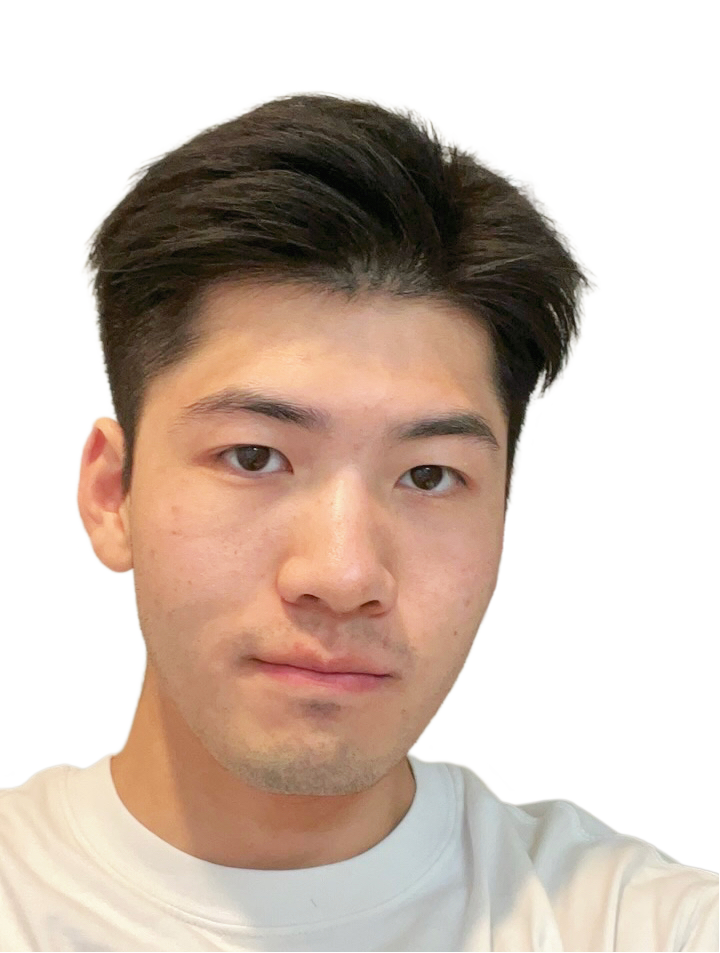
#> input picture public/images/IMG_0684.png, 720 x 953 px, given in place of IMG_0684.JPG, which was not available
$ python process.py   (older library calls are emulated)
#> lines starting #> are read from the running program, lines starting #| are printed output that depends on the picture; pictures that were not available may be replaced by others from this repository, and a replacement may not be noted
from PIL import Image

# 打开图片A（JPG）
image_a = Image.open('IMG_0684.JPG').convert('RGBA')
#> image_a is the input picture: PIL image 720x953 RGBA; mean R, G, B, A 174.4, 153.8, 133, 139.4

# 打开图片B（PNG）
image_b = Image.open('me_rmbg.png').convert('RGBA')
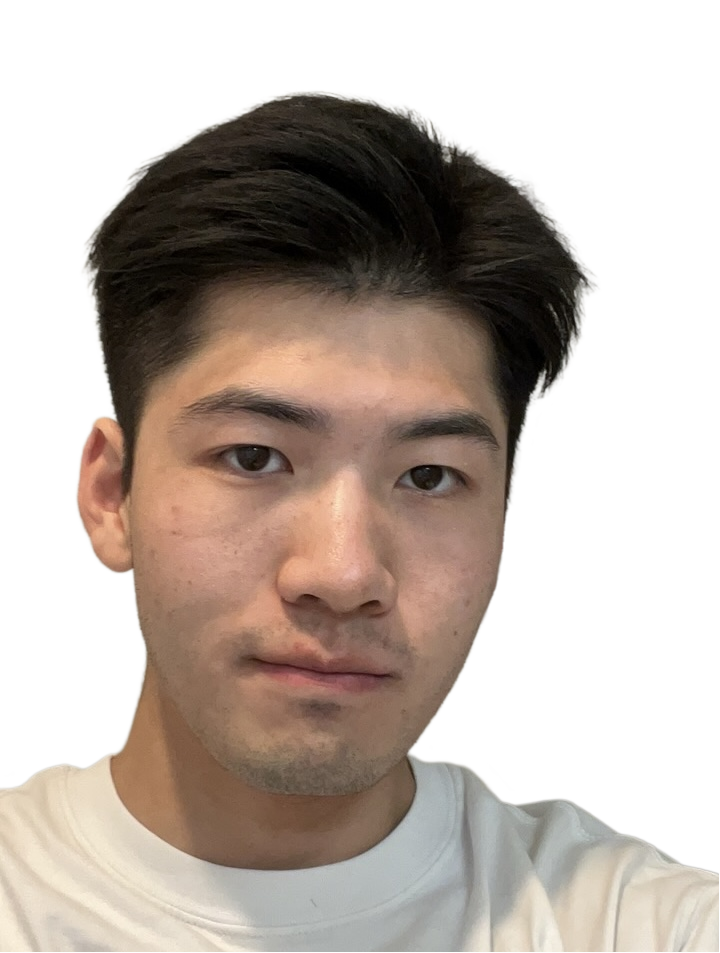
#> input picture public/images/me_rmbg.png, 720 x 953 px
#> image_b is the input picture: PIL image 720x953 RGBA; mean R, G, B, A 143.1, 128.7, 113.6, 139.4

# 确保两张图片的尺寸相同
if image_a.size != image_b.size:
    image_b = image_b.resize(image_a.size, Image.ANTIALIAS)

# 提取图片B的alpha通道作为蒙版
mask = image_b.split()[3]
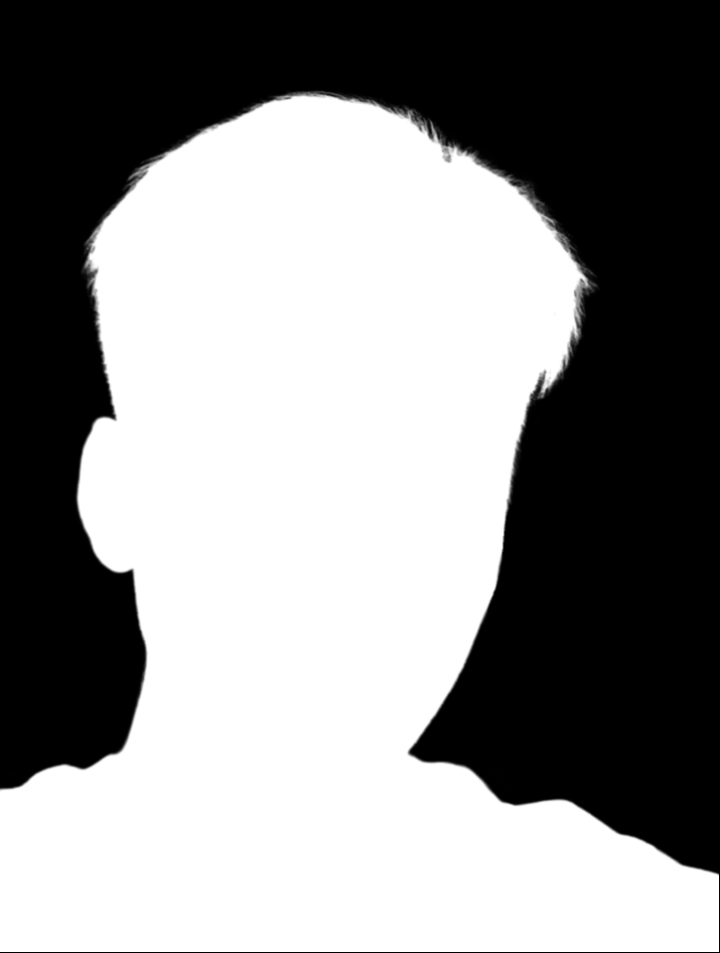
#> mask: PIL image 720x953 L; min 0, max 255, mean 139.4

# 将图片A的alpha通道替换为图片B的alpha通道
r, g, b, _ = image_a.split()
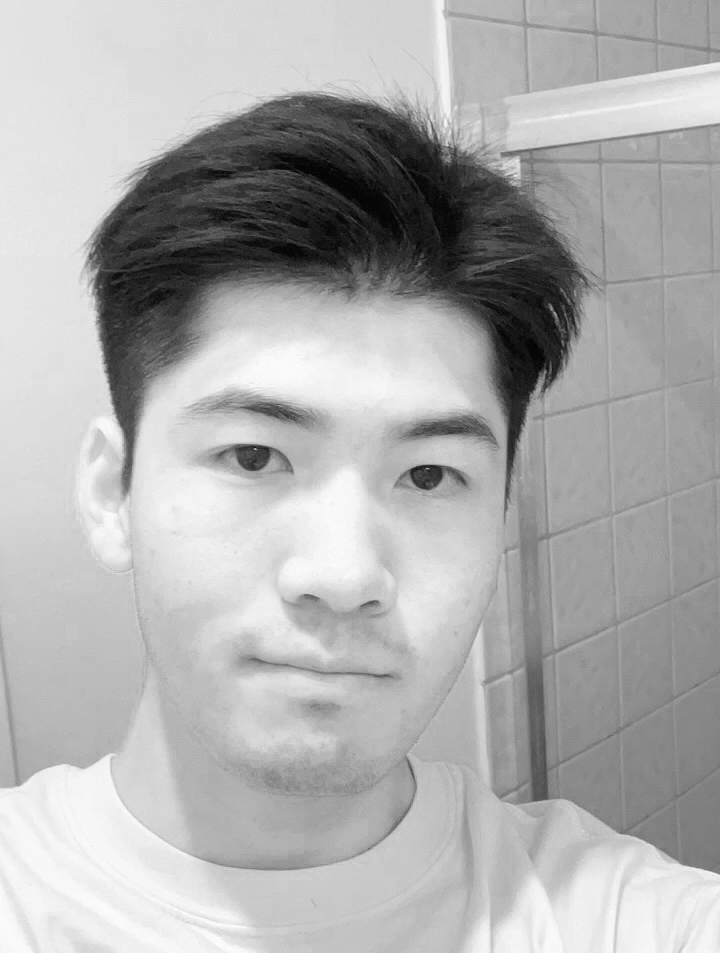
#> r: PIL image 720x953 L; min 2, max 255, mean 174.4
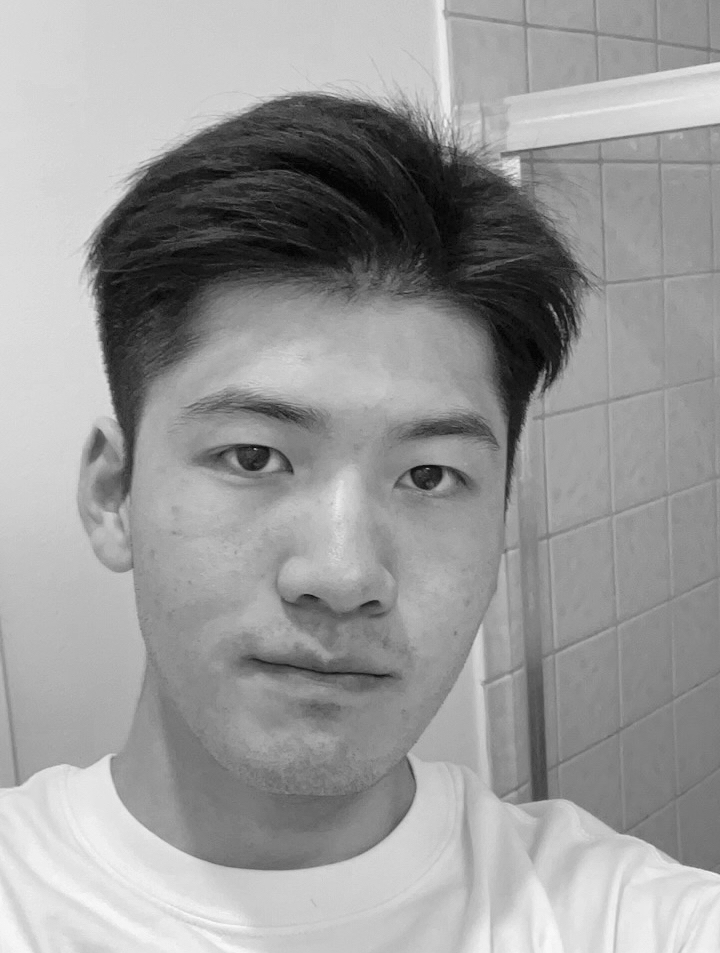
#> g: PIL image 720x953 L; min 3, max 250, mean 153.8
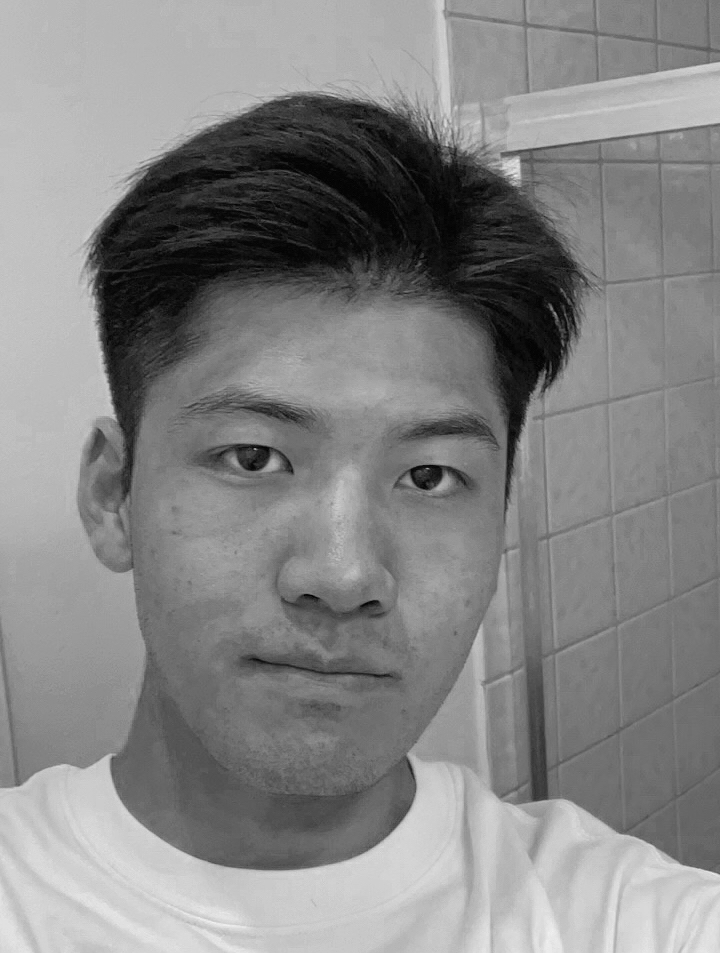
#> b: PIL image 720x953 L; min 0, max 242, mean 133
image_c = Image.merge('RGBA', (r, g, b, mask))

# 保存结果图片C
image_c.save('IMG_0684.png')
